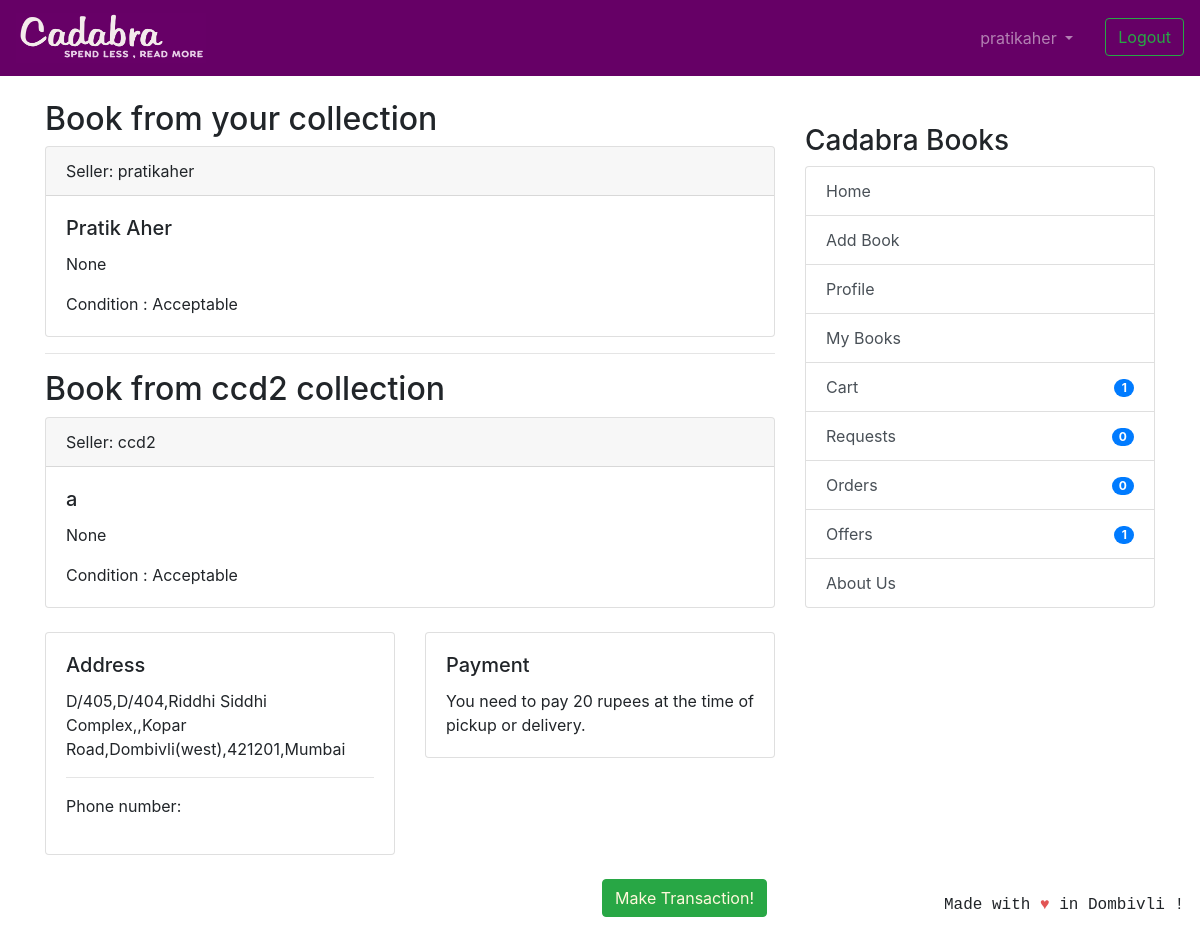
Page /transaction/offers/70/62/finaltransaction (signed in) on the committed database.
### coreapp/models.py (models this page shows, shortened)
class Requests(models.Model):
    requester = models.ForeignKey(
        User, related_name='to_user', on_delete=models.CASCADE)
    offerrer = models.ForeignKey(
        User, related_name='from_user', on_delete=models.CASCADE)
    timestamp = models.DateTimeField(auto_now_add=True)
    requester_book = models.ForeignKey(
        Book, related_name='requester_book_from_user', on_delete=models.CASCADE)

class Book(models.Model):
    user = models.ForeignKey(User, on_delete=models.CASCADE, null=True)
    book_name = models.CharField(
        max_length=100, help_text="We only deal with original books with ISBN codes, pirated books will not be accepted.")
    author_name = models.CharField(max_length=100, blank=True, null=True)
    description = models.CharField(max_length=2000, blank=True, null=True)
    image = models.ImageField('Book Image', null=True,
                              blank=True, upload_to="book_images/")
    price = models.IntegerField(
        null=True, blank=True, help_text="We would be deducting 20 rupees from item price for delivery purposes.")
    sell_or_exchange = models.CharField(
        max_length=100, choices=BUY_OR_EXCHANGE, default='Exchange', help_text="By adding items to exchange you can make requests to other users for exchange.")
    condition = models.CharField(
        max_length=100, choices=CONITION_CHOICES, default='Acceptable')
    created_at = models.DateTimeField(auto_now_add=True)
    image_url = models.CharField(max_length=500,blank=True,null=True)
    class Meta:
        verbose_name = 'Book'
        verbose_name_plural = 'Books'

class ShippingAddress(models.Model):
    profile = models.OneToOneField(
        Profile, on_delete=models.CASCADE, related_name='address')
    phone_regex = RegexValidator(
        regex=r'^\+?1?\d{10,15}$', message="Phone number must be entered in the format: '+9999999999'. Up to 15 digits allowed.")
    phone_number = models.CharField(
        validators=[phone_regex], max_length=17)
    flatnumber = models.CharField("Flat Number", max_length=100)
    address1 = models.CharField("Address line 1", max_length=500,)
    address2 = models.CharField(
        "Address line 2", max_length=500, blank=True, null=True)
    zip_code = models.CharField(
        max_length=100, choices=ZIP_CHOICES, default='421202', help_text="We only operate in these locations for now!")
    city = models.CharField("City", max_length=100,)
    class Meta:
        verbose_name = "Shipping Address"
        verbose_name_plural = "Shipping Addresses"
    def __str__(self):
        return "{},{},{},{},{}".format(self.flatnumber, self.address1, self.address2, self.zip_code, self.city)

### transaction/views.py (the view, shortened to what this page needs)
# urls.py: path('offers/<int:offer_id>/<int:book_id>/finaltransaction', views.final_transaction ,name='final-transaction'),
@login_required
def final_transaction(request, offer_id, book_id):
    offerrer_book = get_object_or_404(Book, id=book_id)
    new_request = get_object_or_404(Requests,id=offer_id)
    address_form = ShippingAddressForm(
        request.POST, instance=request.user.profile.address)
    if request.method == 'POST' and 'updateadd' in request.POST:
        if address_form.is_valid():
            address_form.save()
            messages.success(request, ('Address successfully updated!'))
    offer = get_object_or_404(Requests,id=offer_id)
    address = get_object_or_404(ShippingAddress, profile=request.user.profile)
    context = {'offer': offer, 'book': offerrer_book,
               'address': address, 'address_form': address_form}
    return render(request,'transaction_final.html',context)

### nofapapp/context_processors.py (called while the page is built)
def add_variable_to_context(request):
    if request.user.id:
        orderitems = Order.objects.get(owner=request.user.profile)
        return {
            'requestscount': Requests.objects.filter(requester=request.user).count(),
            'offercount' : Requests.objects.filter(offerrer=request.user).count(),
            'orderscount': Transaction.objects.filter(Q(offerrer=request.user) | Q(requester=request.user)).count()+FinalBuyOrder.objects.filter(user=request.user).count(),
            'cartitemscount': orderitems.items.count(),
            'addresscheck': get_object_or_404(ShippingAddress, profile=get_object_or_404(Profile, user=request.user)).address1,
            }
    else:
        return {}

### templates/transaction_final.html (shortened to what this page needs)
{% extends 'base.html' %}
{% load user_books_tag %}
{% load crispy_forms_tags %}
{% block content %}
<h2>Book from your collection</h2>
<div class="card text-left">
    <div class="card-header">
        Seller: {{ offer.offerrer }}</a>
    </div>
    <div class="card-body">
        <h5 class="card-title">{{ offer.requester_book.book_name }}</h5>
        <p class="card-text">{{ offer.requester_book.description }}</p>
        <p class="card-text">Condition : {{ offer.requester_book.condition }} </p>
    </div>
</div>
<hr/r>
<h2>Book from {{ offer.requester }} collection</h2>
<div class="card text-left">
    <div class="card-header">
        Seller: {{ offer.requester }}</a>
    </div>
    <div class="card-body">
        <h5 class="card-title">{{ book.book_name }}</h5>
        <p class="card-text">{{ book.description }}</p>
        <p class="card-text">Condition : {{ book.condition }} </p>
    </div>
</div>
<br/>
<div class="row">
    <div class="col-sm-6">
<div class="card" >
    <div class="card-body">
        <h5 class="card-title">Address</h5>
        {% if address.address1 != "" %}
            {{ address }}
            <hr/>
           <p>Phone number: {{ address.phone_number }}</p>
        {% endif %}
    </div>
</div>
</div>
<div class="col-sm-6">
<div class="card" >
    <div class="card-body">
        <h5 class="card-title">Payment</h5>
        <p class="card-text">You need to pay 20 rupees at the time of pickup or delivery.</p>
    </div>
</div>
</div>
</div>
<br/>
{% if address.address1 == "" %}
<button class="mr-2 mb-2 btn btn-success float-right disabled" style="color: cornsilk" data-toggle="modal"
    data-target="#confirmselection" >Make Transaction!</button>
{% else %}
<button class="mr-2 mb-2 btn btn-success float-right" style="color: cornsilk" data-toggle="modal" data-target="#confirmselection">Make Transaction!</button>
    {% endif %}
{% endblock %}

### templates/base.html (shortened to what this page needs)
{% load static %}
<!doctype html>
<html lang="en">
  <head>
    <link rel="stylesheet" href="https://stackpath.bootstrapcdn.com/bootstrap/4.2.1/css/bootstrap.min.css"
>
  </head>
  <body>
    <header class="site-header">
<nav class="navbar navbar-expand-lg navbar-dark" style="background-color: #660066;">
  <a class="navbar-brand" href="{% url 'coreapp:list_entries' %}">
      <img src="{% static 'img/cadabra.png' %}" alt="Logo" style="width:190px;height:50px" >
    </a>
  <div class="collapse navbar-collapse" id="navbarSupportedContent">
    <ul class="navbar-nav ml-auto">
      {% if user.is_authenticated %}
      <li class="nav-item dropdown">
        <a class="nav-link dropdown-toggle mr-3" href="#" id="navbarDropdown" role="button" data-toggle="dropdown"
          aria-haspopup="true" aria-expanded="false">
          {{ user.username }}
        </a>
      </li>
      <li><a class="btn btn-outline-success ml-2 my-2 my-sm-0" href="{% url 'logout'%}">Logout</a></li>
        {% else %}
      <li><a href="{% url 'login' %}" class="btn btn-outline-success">Login</a></li>
      <li><a href="{% url 'coreapp:signup' %}" class="btn btn-primary ml-2">Sign up</a></li>
      {% endif %}
    </ul>
  </div>
</nav>
  </header>
  <br/>
    <div class="container">
      <div class="row justify-content-center">
        <div class="col-8">
          {% block content %}
          {% endblock %}
        </div>
        {% if user.is_authenticated %}
                <div class="col-md-4">
                  <div class="content-section">
                    <br/>
                    <h3>Cadabra Books</h3>
                      <ul class="list-group">
                        <a class="list-group-item list-group-item-action" href="{% url 'coreapp:list_entries' %}" > Home </a>
                        <a class="list-group-item list-group-item-action" href="{% url 'coreapp:new_entry' %}" > Add Book</a>
                        <a class="list-group-item list-group-item-action" href="{% url 'coreapp:profile' %}" >Profile</a>
                        <a class="list-group-item list-group-item-action" href="{% url 'coreapp:userbooks' %}" >My Books</a>
                        <a class="list-group-item list-group-item-action" href="{% url 'cart:cart_items' %}" >Cart<span class="badge badge-primary badge-pill float-right mt-1">{{ cartitemscount }}</span> </a>
                        <a class="list-group-item list-group-item-action" href="{% url 'transaction:requests_view' %}" >Requests<span class="badge badge-primary badge-pill float-right mt-1">{{ requestscount }}</span></a>
                        <a class="list-group-item list-group-item-action" href="{% url 'transaction:orders_view' %}" >Orders <span class="badge badge-primary badge-pill float-right mt-1">{{ orderscount }}</span></a>
                        <a class="list-group-item list-group-item-action" href="{% url 'transaction:offers_view' %}" >Offers <span class="badge badge-primary badge-pill float-right mt-1">{{ offercount }}</span></a>
                        <a class="list-group-item list-group-item-action" href="{% url 'coreapp:aboutus' %}">About Us</a>
                      </ul>
                      <br/>
                  </div>
                </div>
                {% endif %}
      </div>
    </div>
<footer class="site-footer mr-3 mb-2" style="position:fixed;right:0;bottom:0;font-family: 'Courier';font-style: bold;">
  Made with <span style="color: #e25555;">&hearts;</span> in Dombivli !
</footer>
</body>
</html>

### rows in the picture
Requests: offerrer "pratikaher", requester_book.book_name "Pratik Aher", requester_book.description "None", requester_book.condition "Acceptable", requester "ccd2"
Book: book_name "a", description "None", condition "Acceptable"
ShippingAddress: flatnumber+address1+address2 "D/405,D/404,Riddhi Siddhi Complex,,Kopar Road,Dombivli(west),421201,Mumbai"

### other values in the picture
{{ user.username }} "pratikaher"
{{ cartitemscount }} "1"
{{ requestscount }} "0"
{{ orderscount }} "0"
{{ offercount }} "1"
